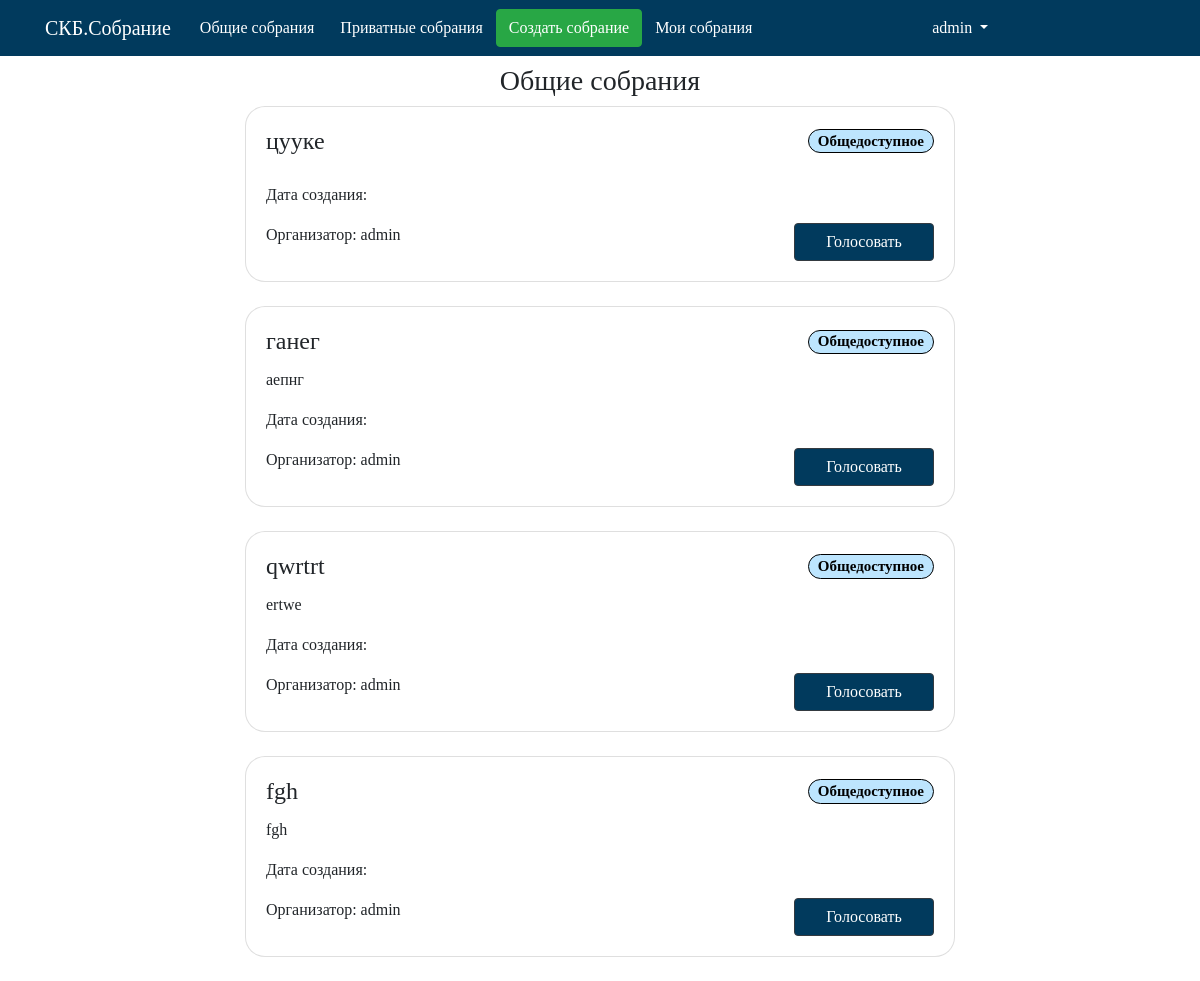
Page /maket/public_meetings/ (signed in) on the earlier database version.
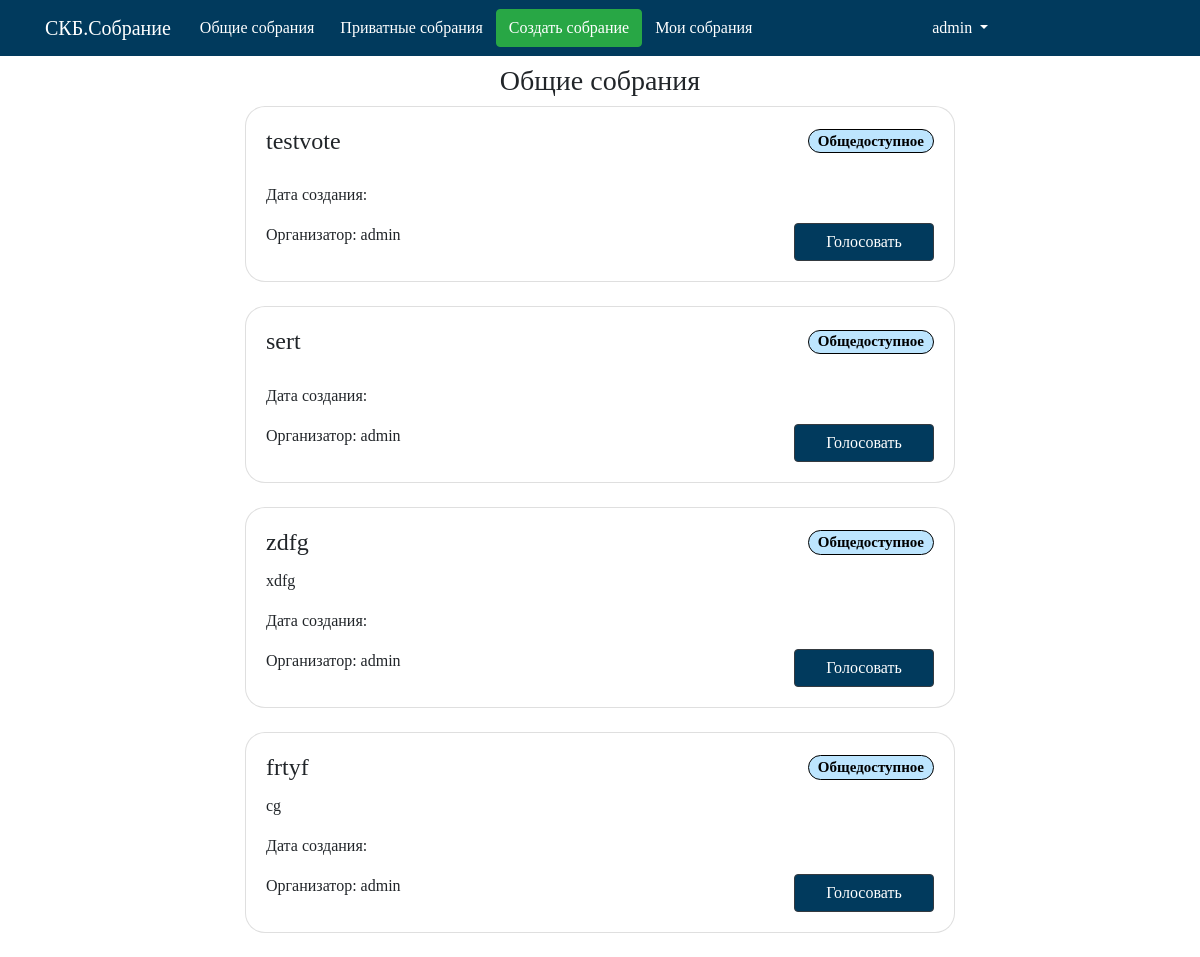
Same page on the later database version.
### maket/models.py (models this page shows, shortened)
class Collect(models.Model):  # Собрание
    name = models.CharField('Название собрания', max_length=100, db_index=True,primary_key=True)
    tpesobr = models.CharField('Тип собрания',max_length= 20,default='Общедоступное')
    user = models.ForeignKey(User,verbose_name='Организатор',on_delete=models.CASCADE,unique=False)
    theme = models.CharField('Тема собрания', max_length=250)
    description = models.CharField('Описание собрания',max_length=500)
    duration = models.TimeField(verbose_name='Длительность')
    slug = models.SlugField(blank=True)
    def get_absolute_url(self):
        return reverse('vote_meeting_url', kwargs={'meeting_slug': self.slug})

### maket/views.py (the view)
# urls.py: path('public_meetings/', public_meetings_list, name='public_meetings_list_url'),
def public_meetings_list(request):
    publicMeet = Collect.objects.filter(tpesobr="Общедоступное")
    publicMeet=publicMeet[::-1]
    context = {'publicMeet': publicMeet}
    return render(request, 'maket/public_meetings.html', context)

### maket/templates/maket/public_meetings.html
{% extends 'maket/base.html' %}
{% block menu %}
{% if user.is_authenticated %}
{% include 'maket/includes/nav.html' %}
{% else %}
{% include 'maket/includes/nav_sign_log.html' %}
{% endif %}
{% endblock %}
{% block name %}
{% if user.is_authenticated %}
    Общие собрания
{% endif %}
{% endblock %}
{% block content %}
{% if user.is_authenticated %}
{% if not publicMeet %}
<h4 align="center"> <p class="text-danger">Общедоступных собраний нет</p> </h4>
{% else %}
{% for col in publicMeet %}
    {% include 'maket/includes/base_card.html' %}
{% endfor %}
{% endif %}
{% endif %}
{% endblock %}

### maket/templates/maket/base.html (shortened to what this page needs)
{% load staticfiles %}
<!doctype html>
<html lang="en">
<head>
    <link rel="stylesheet" href="https://maxcdn.bootstrapcdn.com/bootstrap/4.0.0/css/bootstrap.min.css">
    <link rel="stylesheet" href="https://stackpath.bootstrapcdn.com/bootstrap/4.3.1/css/bootstrap.min.css">
    <link href="https://unpkg.com/gijgo@1.9.13/css/gijgo.min.css" rel="stylesheet" type="text/css" />
    <link rel="stylesheet" href="https://stackpath.bootstrapcdn.com/bootstrap/4.1.1/css/bootstrap.min.css">
    <link rel="stylesheet" href="https://cdnjs.cloudflare.com/ajax/libs/bootstrap-select/1.13.1/css/bootstrap-select.css" />
    <link rel="stylesheet" href="{% static 'css/style.css' %}">
</head>
<body>
<nav class="navbar navbar-expand-lg">
    <div class="container">
        <a class="navbar-brand" href="{% url 'public_meetings_list_url'%}">СКБ.Собрание</a>
        {% block menu %}
        {% endblock %}
    </div>
</nav>
<div class="container mt-2">
    <h3 align="center">
        {% block name %}
        {% endblock %}
    </h3>
    {% block content %}
    {% endblock %}
</div>
</body>
</html>

### maket/templates/maket/includes/nav.html (shortened to what this page needs)
<div class="collapse navbar-collapse "  id="navbarNavDropdown">
    <ul class="navbar-nav mr-auto">
        <li class="nav-item">
            <a class="btn" href="{% url 'public_meetings_list_url' %}">Общие собрания</a>
        </li>
        <li class="nav-item">
            <a class="btn" href="{% url 'private_meetings_list_url' %}">Приватные собрания</a>
        </li>
        <li class="nav-item">
            <a class="btn btn-success" href="{% url 'create_meeting_url'%}"> Создать собрание</a>
        </li>
        <li class="nav-item">
            <a class="btn" href="{% url 'my_meetings_list_url'%}">Мои собрания</a>
        </li>
    </ul>
    <ul class="navbar-nav mr-auto">
        <li class="nav-item dropdown">
            <a class="nav-link dropdown-toggle" href="#" id="navbarDropdown" role="button" data-toggle="dropdown" aria-haspopup="true" aria-expanded="false">
                {% load account %}
                {% user_display user %}
            </a>
        </li>
    </ul>
</div>

### maket/templates/maket/includes/base_card.html (shortened to what this page needs)
<div class="col-md-8 offset-md-2" >
    <div class="card mb-4">
        <div class="card-body">
            <div class="row">
                <h4 class="card-title col">{{ col.name }} </h4>
                <h5 class="card-title col  text-right"><span class="badge badge-pill badge-info" data-toggle="tooltip" data-placement="right" >{{ col.tpesobr }}</span></h5>
            </div>
            <p class="card-text "> {{ col.theme }}</p>
            <p class="card-text "> Дата создания: {{ col.data }}</p>
            <div class="row">
                <div class=" col-7">
                    Организатор: {{ col.user }}
                </div>
                <div class=" col-2">
                </div>
                <div class="col-3 text-right">
                    <a href="{{ col.get_absolute_url }}" class="btn btn-dark mr-0 vote">Голосовать</a>
                </div>
            </div>
        </div>
    </div>
</div>

### maket/static/css/style.css (style rules this page uses)
div.collapse a { color: white; }
div.container { font-family: Chasm; }
a.navbar-brand { color: white; }
nav { background-color:#013a5d; }
.card.mb-4 { border-radius: 20px; }
a.btn-dark, .vote { background-color:#013a5d; width:140px; }
.vote { background-color:#013a5d; width:180px; }
span.badge { background-color:#bde5fe; border: 1px solid; border-color: black; color: black; }

Differences in the rows shown:
removed Collect: name "цууке", tpesobr "Общедоступное", user "admin"
removed Collect: name "ганег", tpesobr "Общедоступное", theme "аепнг", user "admin"
removed Collect: name "qwrtrt", tpesobr "Общедоступное", theme "ertwe", user "admin"
removed Collect: name "fgh", tpesobr "Общедоступное", theme "fgh", user "admin"
added Collect: name "testvote", tpesobr "Общедоступное", user "admin"
added Collect: name "sert", tpesobr "Общедоступное", user "admin"
added Collect: name "zdfg", tpesobr "Общедоступное", theme "xdfg", user "admin"
added Collect: name "frtyf", tpesobr "Общедоступное", theme "cg", user "admin"
